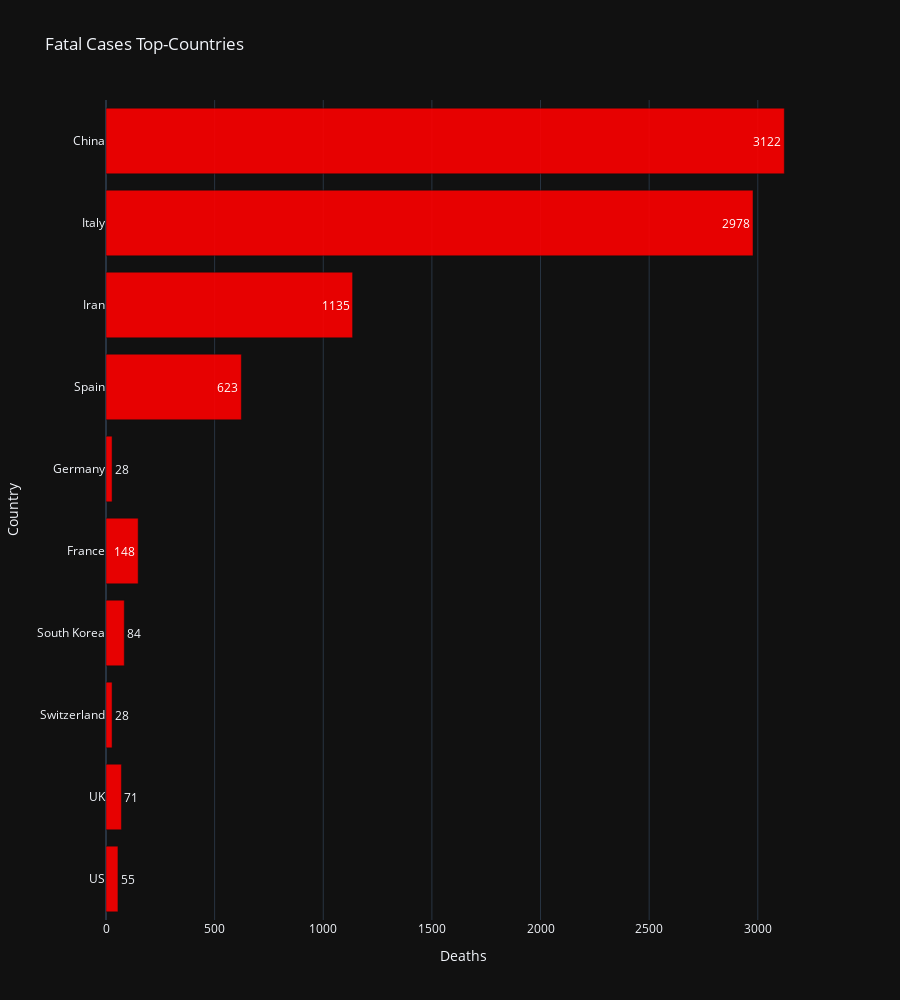

Notebook code for this chart:
### Markdown cell above
### **Top Fatal cases so far**

### Code cell
fig = px.bar(data_frame=topcountries,
             x='Deaths',
             y='Country',
             title='Fatal Cases Top-Countries',
             opacity=0.9,
             text='Deaths',
             height=1000,
             orientation='h',
             color_discrete_sequence=['Red'])
fig.show()

### Figure 1 — Plotly figure (JSON) as saved in the notebook; plotly's stock layout.template omitted (floating-point values rounded to 4 significant figures)
{"data": [{"alignmentgroup": "True", "hoverlabel": {"namelength": 0}, "hovertemplate": "Deaths=%{text}<br>Country=%{y}", "legendgroup": "", "marker": {"color": "Red", "opacity": 0.9}, "name": "", "offsetgroup": "", "orientation": "h", "showlegend": false, "text": [55, 71, 28, 84, 148, 28, 623, 1135, 2978, 3122], "textposition": "auto", "type": "bar", "x": [55, 71, 28, 84, 148, 28, 623, 1135, 2978, 3122], "xaxis": "x", "y": ["US", "UK", "Switzerland", "South Korea", "France", "Germany", "Spain", "Iran", "Italy", "China"], "yaxis": "y"}], "layout": {"barmode": "relative", "height": 1000, "legend": {"tracegroupgap": 0}, "title": {"text": "Fatal Cases Top-Countries"}, "xaxis": {"anchor": "y", "domain": [0, 1], "title": {"text": "Deaths"}}, "yaxis": {"anchor": "x", "domain": [0, 1], "title": {"text": "Country"}}}}
